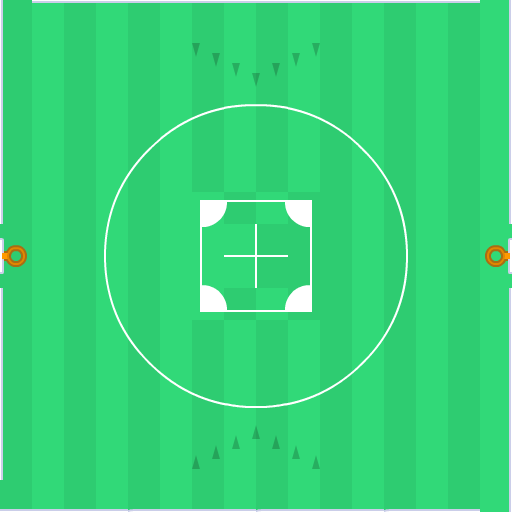

This game map was drawn from its Tiled (.tmx) file and the tilesets committed beside it. A one-line description and the full map source follow:
An orthogonal 16x16 tile map with 32x32 px tiles, 2 tile layers (ground, cestas), 4 tilesets.

<map version="1.2" tiledversion="1.3.2" orientation="orthogonal" renderorder="right-down" compressionlevel="0" width="16" height="16" tilewidth="32" tileheight="32" infinite="0" nextlayerid="3" nextobjectid="1">
 <tileset firstgid="1" source="../tsx/tileset2_marina.tsx" />
 <tileset firstgid="769" source="../tsx/tileset7_marina.tsx" />
 <tileset firstgid="1609" source="../tsx/tileset8_marina.tsx" />
 <tileset firstgid="2441" source="../tsx/tileset9_marina.tsx" />
 <layer id="1" name="ground" width="16" height="16">
  <data encoding="csv">
2026,2053,2026,2053,2052,2053,2052,2079,2052,2053,2052,2079,2052,2027,2052,2053,
2052,2079,2052,2079,2052,2079,2052,2079,2078,2079,2052,2079,2052,2053,2078,2079,
2078,2105,2078,2079,2078,2079,2078,2079,1960,1961,2078,2079,2078,2079,2104,2105,
2104,2131,2104,2079,1982,1983,1984,1985,1986,1987,1988,1989,1990,2105,2130,2131,
2130,2157,2130,2007,2008,2009,2010,2011,2012,2013,2014,2015,2016,2131,2156,2157,
2156,2157,2156,2033,2034,1963,2112,2007,2112,2007,1990,2041,2042,2157,2156,2157,
2156,2157,2156,2059,2060,1963,2035,2036,2039,2040,2016,2067,2068,2157,2156,2157,
2156,2157,2156,2085,2086,1963,2061,2089,2090,2066,1990,2093,2094,2157,2156,2157,
2156,2157,2156,2111,2112,1963,2139,2115,2116,2144,1990,2119,2120,2157,2156,2157,
2156,2157,2156,2137,1990,1963,2165,2166,2169,2170,1990,2145,2146,2157,2156,2157,
2156,2157,2156,2163,2164,1963,2112,2007,2112,2007,2016,2171,2172,2157,2156,2157,
2156,2157,2156,2189,2190,2191,2192,2193,2194,2195,2196,2197,2198,2157,2156,2157,
2156,2157,2156,2239,2216,2217,2218,2219,2220,2221,2222,2223,2236,2157,2156,2157,
2156,2157,2156,2239,2236,2053,2052,2053,2052,2053,2052,2239,2236,2157,2156,2157,
2156,2157,2156,2239,2236,2053,2052,2053,2052,2053,2052,2239,2236,2157,2156,2157,
2156,2157,2156,2265,2262,2079,2078,2079,2078,2079,2078,2239,2262,2157,2156,2157
</data>
 </layer>
 <layer id="2" name="cestas" width="16" height="16">
  <data encoding="csv">
2486,2543,2543,2543,2543,2543,2543,2543,2543,2543,2543,2543,2543,2543,2543,2493,
2486,0,0,0,0,0,1073744499,1073744500,1073744501,1073744502,0,0,0,0,0,2493,
2486,0,0,0,0,0,1073744481,1073744482,1073744483,1073744484,0,0,0,0,0,2493,
2486,0,0,0,0,0,0,0,0,0,0,0,0,0,0,2493,
2486,0,0,0,0,0,0,0,0,0,0,0,0,0,0,2493,
2486,0,0,0,0,0,0,0,0,0,0,0,0,0,0,2493,
2486,0,0,0,0,0,0,0,0,0,0,0,0,0,0,2493,
2693,2694,0,0,0,0,0,0,0,0,0,0,0,0,2695,2696,
2711,2712,0,0,0,0,0,0,0,0,0,0,0,0,2713,2714,
2486,0,0,0,0,0,0,0,0,0,0,0,0,0,0,2493,
2486,0,0,0,0,0,0,0,0,0,0,0,0,0,0,2493,
2486,0,0,0,0,0,0,0,0,0,0,0,0,0,0,2493,
2486,0,0,0,0,0,0,0,0,0,0,0,0,0,0,2493,
2486,0,0,0,0,0,2657,2658,2659,2660,0,0,0,0,0,2493,
2486,0,0,0,0,0,2675,2676,2677,2678,0,0,0,0,0,2493,
2523,2451,2452,2453,2450,2451,2452,2453,2450,2451,2452,2453,2450,2451,2452,2511
</data>
 </layer>
</map>
